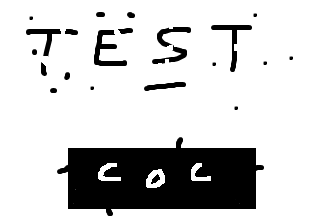
#> input picture Lab4/example.png, 331 x 221 px
$ jupyter execute morphologicaloperations.ipynb
#> lines starting #> are read from the running program, lines starting #| are printed output that depends on the picture; after the words box and inside, x2 and y2 are one past the last pixel; in counts of white or black regions, pixels touching at a corner belong together
## Лабораторна робота №4
### Морфологічні операції
Виконав студент групи ФІ-31 Дремко Олександр

[cell 1]
import cv2
import numpy as np
from matplotlib import pyplot as plt

## Функції

Морфологічна ерозія

[cell 2]
def erosion(binary_image, kernel):
    # Отримання розмірів ядра
    kernel_h, kernel_w = kernel.shape

    # Розрахунок кількості доповнень для зображення
    pad_h, pad_w = kernel_h // 2, kernel_w // 2

    # Додавання полів (заповнених нулями) до бінарного зображення
    padded_image = np.pad(binary_image, ((pad_h, pad_h), (pad_w, pad_w)), mode='constant', constant_values=0)

    # Порожній масив такого ж розміру, як оригінальне зображення, для збереження результату
    eroded_image = np.zeros_like(binary_image)

    # Перебір кожного пікселя оригінального зображення
    for i in range(binary_image.shape[0]):
        for j in range(binary_image.shape[1]):

            # Вибір регіону під ядро
            region = padded_image[i:i + kernel_h, j:j + kernel_w]

             # Перевірка, чи є хоча б один піксель у регіоні ядра, що дорівнює 1
            if np.any(region[kernel == 1] == 1):
                eroded_image[i, j] = 1  # Встановлення значення 1, якщо умова виконана
    return eroded_image

Морфологічне нарощування

[cell 3]
def dilation(binary_image, kernel):
    # Отримання розмірів ядра
    kernel_h, kernel_w = kernel.shape

    # Розрахунок кількості доповнень для зображення
    pad_h, pad_w = kernel_h // 2, kernel_w // 2

    # Додавання полів (заповнених нулями) до бінарного зображення
    padded_image = np.pad(binary_image, ((pad_h, pad_h), (pad_w, pad_w)), mode='constant', constant_values=0)

    # Порожній масив такого ж розміру, як оригінальне зображення, для збереження результату
    dilated_image = np.zeros_like(binary_image)

    # Перебір кожного пікселя оригінального зображення
    for i in range(binary_image.shape[0]):
        for j in range(binary_image.shape[1]):

            # Вибір регіону під ядро
            region = padded_image[i:i + kernel_h, j:j + kernel_w]

            # Перевірка, чи всі пікселі в регіоні ядра дорівнюють 1
            if np.all(region[kernel == 1] == 1):
                dilated_image[i, j] = 1  # Встановлення значення 1, якщо умова виконана
    return dilated_image

Морфологічне розмикання

[cell 4]
def opening(binary_image, kernel):
    # Ерозія
    eroded = erosion(binary_image, kernel)

    # Нарощування
    opened = dilation(eroded, kernel)
    return opened

Морфологічне замикання

[cell 5]
def closing(binary_image, kernel):
    # Нарощування
    dilated = dilation(binary_image, kernel)

    # Ерозія
    closed = erosion(dilated, kernel)
    return closed

Границі

[cell 6]
def boundary(binary_image, kernel):
    # Ерозія
    eroded = erosion(binary_image, kernel)

    # Обчислення різниці між оригінальним зображенням і результатом ерозії
    boundary_image = binary_image - eroded
    return boundary_image

Візуалізація

[cell 7]
def show_image(image):
    plt.imshow(image, cmap='gray')
    plt.axis('off')
    plt.show()

## Використаня

Підготовка зображення

[cell 8]
image_path = "example.png"

image = cv2.imread(image_path)
#> image is the input picture: shape (221, 331, 3); min 0, max 255, mean 208.7

# Перетворення зображення з BGR у RGB (оскільки OpenCV завантажує в форматі BGR)
image = cv2.cvtColor(image, cv2.COLOR_BGR2RGB)

# Конвертація зображення в ч/б
grayscale_image = np.dot(image[..., :3], [0.36, 0.53, 0.11]).astype(np.float32)

# Перетворення у бінарне зображення
binary_image = (grayscale_image > 127).astype(np.uint8)
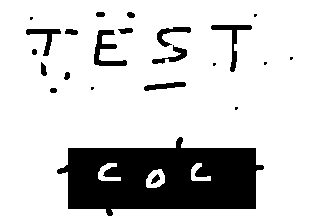
#> binary_image: shape (221, 331); values 0 (black) and 1 (white), 81.8% white; 23 black regions (7 under 20 px), largest, box (x1, y1, x2, y2) and area: (57, 137, 264, 216) 11010, (94, 30, 127, 66) 455, (211, 25, 252, 72) 389

show_image(binary_image)

Налаштування ядра

[cell 9]
kernel = np.ones((3, 3), dtype=np.uint8)

1. Erosion (ерозiя)

[cell 10]
eroded_image = erosion(binary_image, kernel)
#> in erosion, `padded_image = np.pad(binary_image, ((pad_h, pad_h), (pad_w, pad_w)), ..`:
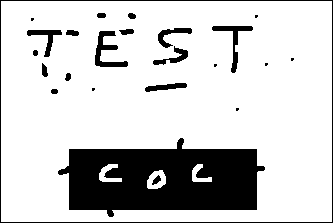
#> padded_image: shape (223, 333); values 0 (black) and 1 (white), 80.6% white; 24 black regions (7 under 20 px), largest, box (x1, y1, x2, y2) and area: (58, 138, 265, 217) 11010, (0, 0, 333, 223) 1108, (95, 31, 128, 67) 455
#> after the loop in erosion, `for i in range(binary_image.shape[0]):`:
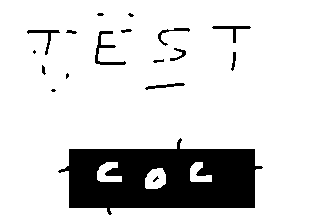
#> eroded_image: shape (221, 331); values 0 (black) and 1 (white), 84.6% white; 18 black regions (6 under 20 px), largest, box (x1, y1, x2, y2) and area: (58, 138, 263, 215) 10141, (95, 31, 126, 65) 258, (27, 30, 60, 55) 156
show_image(eroded_image)

2. Dilation (нарощування)

[cell 11]
dilated_image = dilation(binary_image, kernel)
#> after the loop in dilation, `for i in range(binary_image.shape[0]):`:
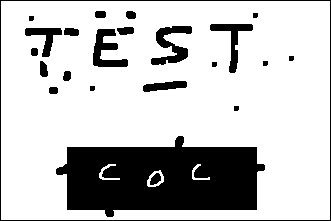
#> dilated_image: shape (221, 331); values 0 (black) and 1 (white), 77.3% white; 23 black regions, largest, box (x1, y1, x2, y2) and area: (56, 136, 265, 217) 11863, (0, 0, 331, 221) 1100, (151, 26, 192, 65) 731
show_image(dilated_image)

3. Opening (розмикання)

[cell 12]
opened_image = opening(binary_image, kernel)
#> in dilation (call 2), `padded_image = np.pad(binary_image, ((pad_h, pad_h), (pad_w, pad_w)), ..`:
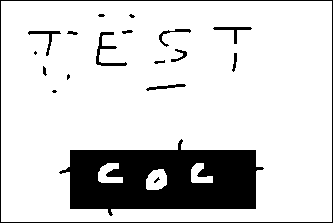
#> padded_image: shape (223, 333); values 0 (black) and 1 (white), 83.4% white; 19 black regions (6 under 20 px), largest, box (x1, y1, x2, y2) and area: (59, 139, 264, 216) 10141, (0, 0, 333, 223) 1108, (96, 32, 127, 66) 258
#> after the loop in dilation (call 2), `for i in range(binary_image.shape[0]):`:
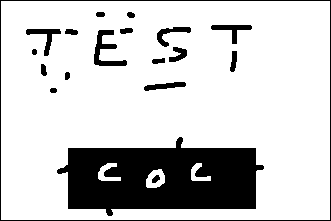
#> dilated_image: shape (221, 331); values 0 (black) and 1 (white), 80.5% white; 19 black regions, largest, box (x1, y1, x2, y2) and area: (57, 137, 264, 216) 11009, (0, 0, 331, 221) 1100, (94, 30, 127, 66) 454
show_image(opened_image)

4. Closing (замикання)

[cell 13]
closed_image = closing(binary_image, kernel)
#> in erosion (call 3), `padded_image = np.pad(binary_image, ((pad_h, pad_h), (pad_w, pad_w)), ..`:
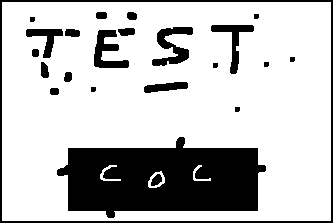
#> padded_image: shape (223, 333); values 0 (black) and 1 (white), 76.2% white; 23 black regions, largest, box (x1, y1, x2, y2) and area: (57, 137, 266, 218) 11863, (0, 0, 333, 223) 2208, (152, 27, 193, 66) 731
#> after the loop in erosion (call 3), `for i in range(binary_image.shape[0]):`: eroded_image: shape (221, 331); values 0 (black) and 1 (white), 81.8% white; 23 black regions (7 under 20 px), largest, box (x1, y1, x2, y2) and area: (57, 137, 264, 216) 11013, (94, 30, 127, 66) 455, (211, 25, 252, 72) 389
show_image(closed_image)

5. Границi

[cell 14]
boundary_image = boundary(binary_image, kernel)
#> in boundary, `boundary_image = binary_image - eroded`:
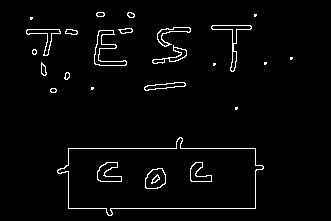
#> boundary_image: shape (221, 331); 2.8% white in thin lines or dots, all inside (x1, y1, x2, y2) = (26, 12, 293, 216)
